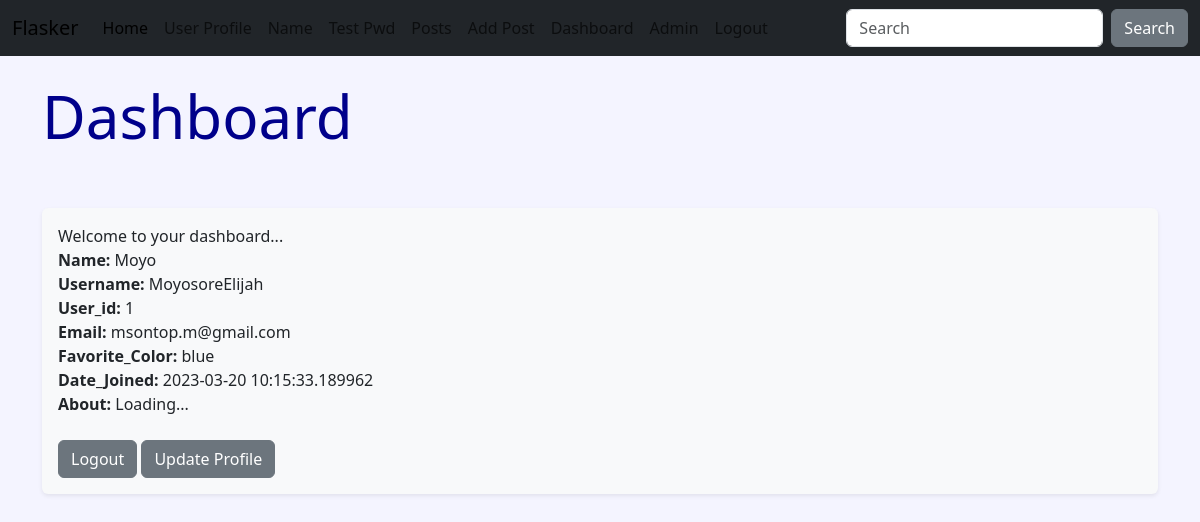
The app's page /dashboard (signed in) with its own data.
### hello.py (models this page shows, shortened)
class Users(db.Model, UserMixin):
    id = db.Column(db.Integer, primary_key=True)
    username = db.Column(db.String(200), unique=True)
    name = db.Column(db.String(200), nullable=False)
    email = db.Column(db.String(200), nullable=False, unique=True)
    favorite_color = db.Column(db.String(120))
    about_author = db.Column(db.Text(500), nullable=True)
    date_added = db.Column(db.DateTime, default=datetime.utcnow)
    password_hash = db.Column(db.String(128))
    posts = db.relationship('Post', backref='poster')
    @property
    def password(self):
        raise AttributeError('Password is nomett a readable attr!')

### hello.py (the view)
@app.route('/dashboard', methods=['GET','POST'])
@login_required
def dashboard():
    return render_template('dashboard.html')

### webforms.py
class SearchForm(FlaskForm):
    searched = StringField('Searched', validators=[DataRequired()])
    submit = SubmitField('Submit')

### hello.py (called while the page is built)
@login_manager.user_loader
def load_user(user_id):
    return Users.query.get(int(user_id))

@app.context_processor
def base():
    form = SearchForm()
    return dict(form=form)

### templates/dashboard.html (shortened to what this page needs)
{% extends 'base.html' %}
{% block content%}
<h1>Dashboard</h1>
<br />
<br />
<div class="shadow-sm p-3 mb-1 bg-body-tertiary rounded">
    Welcome to your dashboard...<br/>
    <strong>Name: </strong>{{current_user.name}}<br />
    <strong>Username: </strong>{{current_user.username}}<br />
    <strong>User_id: </strong>{{current_user.id}}<br />
    <strong>Email: </strong>{{current_user.email}}<br />
    <strong>Favorite_Color: </strong>{{current_user.favorite_color}}<br />
    <strong>Date_Joined: </strong>{{current_user.date_added}}<br />
    <strong>About: </strong>{{current_user.about_author}}<br /><br/>
    <a href="{{ url_for('logout') }}"><button type="button" class="btn btn-secondary">Logout</button></a>
    <a href="{{ url_for('update', id=current_user.id) }}"><button type="button" class="btn btn-secondary">Update Profile</button></a>
</div>
{% endblock %}

### static/css/style.css (style rules this page uses)
h1 { color: darkblue; font-size: 60px; }
body { background-color: #f4f4ff; }

### records on screen
Users: name "Moyo", username "MoyosoreElijah", id "1", email "msontop.m@gmail.com", favorite_color "blue", date_added "2023-03-20 10:15:33.189962", about_author "Loading..."
